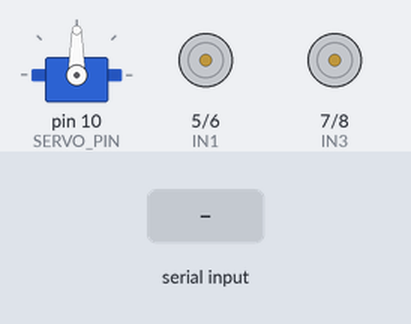
A sketch run on a simulated Arduino Uno, built with avr-gcc and run on an emulated ATmega328P. Parts: servo, motor-driver pin pairs drawn as motors (green arrow = first pin HIGH = forward, orange = second pin HIGH = backward, longer = more drive, scaled by the enable pin). The inputs (shaded band) are chosen by the test bench.

Above: at 1.7 s.
1.8 s: "F" received over Serial
At 3.0 s:
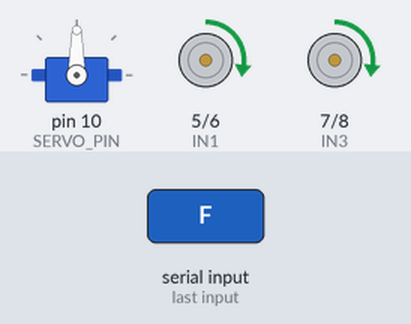
3.3 s: "B" received over Serial
At 4.2 s:
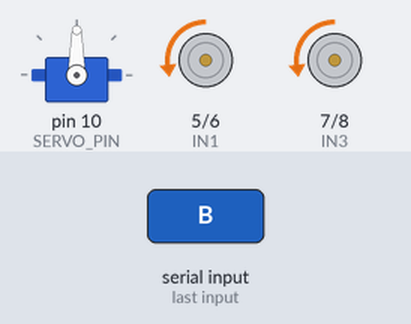
4.8 s: "L" received over Serial
At 5.3 s:
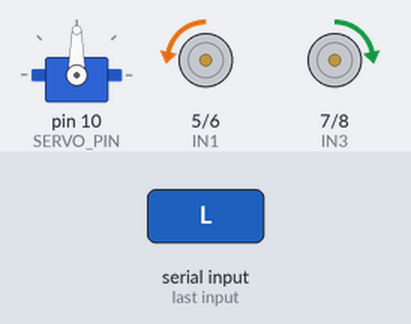
6.3 s: "R" received over Serial
At 7.5 s:
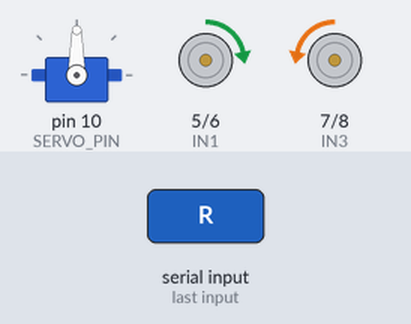
7.8 s: "V" received over Serial
At 8.8 s:
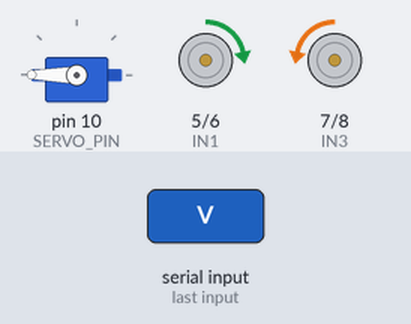
9.3 s: "S" received over Serial
At 9.9 s:
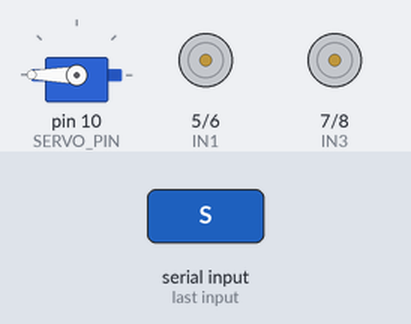
Timing chart, 0 to 11.8 s (numbered marks = the images above; inputs shaded):
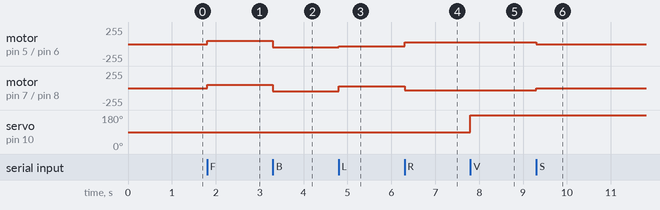

Measured:
- after the input at 1.8 s, motor on pin 5 (IN1) / pin 6 (IN2), motor on pin 7 (IN3) / pin 8 (IN4): stopped → forward 50/255 at once
- after the input at 3.3 s, motor on pin 5 (IN1) / pin 6 (IN2), motor on pin 7 (IN3) / pin 8 (IN4): forward 50/255 → backward 50/255 at once
- after the input at 4.8 s, motor on pin 5 (IN1) / pin 6 (IN2): backward 50/255 → backward 30/255 at once; motor on pin 7 (IN3) / pin 8 (IN4): backward 50/255 → forward 30/255 at once
- after the input at 6.3 s, motor on pin 5 (IN1) / pin 6 (IN2): backward 30/255 → forward 30/255 at once; motor on pin 7 (IN3) / pin 8 (IN4): forward 30/255 → backward 30/255 at once
- after the input at 7.8 s, servo on pin 10 (SERVO_PIN): 90° → 180° at once
- after the input at 9.3 s, motor on pin 5 (IN1) / pin 6 (IN2): forward 30/255 → stopped at once; motor on pin 7 (IN3) / pin 8 (IN4): backward 30/255 → stopped at once

The sketch:

sketch_dec19a.ino
```cpp
#include <Servo.h>  // Include the Servo library

// Pin definitions
#define ENA 3    // Speed control for Motor A
#define ENB 9    // Speed control for Motor B
#define IN1 5    // Motor A - Input 1
#define IN2 6    // Motor A - Input 2
#define IN3 7    // Motor B - Input 3
#define IN4 8    // Motor B - Input 4
#define SERVO_PIN 10 // Pin for the Servo

char command; // Variable to store Bluetooth commands
Servo sideViewServo; // Create a Servo object for side view control

void setup() {
    // Initialize motor pins as outputs
    pinMode(ENA, OUTPUT);
    pinMode(ENB, OUTPUT);
    pinMode(IN1, OUTPUT);
    pinMode(IN2, OUTPUT);
    pinMode(IN3, OUTPUT);
    pinMode(IN4, OUTPUT);

    // Initialize serial communication for Bluetooth
    Serial.begin(9600);

    // Initialize the servo
    sideViewServo.attach(SERVO_PIN); // Attach the servo to the specified pin

    // Set initial position of the servo to 90 degrees (center position)
    sideViewServo.write(90);  // Servo set to 90 degrees at the start
    delay(500); // Wait for the servo to reach the initial position
}

void loop() {
    // Check for Bluetooth commands
    if (Serial.available()) {
        command = Serial.read(); // Read the command from the Bluetooth module

        // Handle Forward command
        if (command == 'F') {
            forward(); // Start moving forward
        }
        // Handle other commands
        else {
            switch (command) {
                case 'B': // Backward
                    backward();
                    break;
                case 'L': // Left
                    left();
                    break;
                case 'R': // Right
                    right();
                    break;
                case 'S': // Stop
                    stopMotors();
                    break;
                case 'V': // Side view control (move to 180 degrees right)
                    controlSideView(180); // Move the servo to 180 degrees
                    break;
                case 'W': // Side view control (move to 0 degrees left)
                    controlSideView(0); // Move the servo to 0 degrees
                    break;
                default:
                    // Do nothing for unknown commands
                    break;
            }
        }
    }
}

// Function to move forward
void forward() {
    analogWrite(ENA, 50); // Full speed
    analogWrite(ENB, 50); // Full speed
    digitalWrite(IN1, HIGH);   // Motor A forward
    digitalWrite(IN2, LOW);    // Motor A forward
    digitalWrite(IN3, HIGH);   // Motor B forward
    digitalWrite(IN4, LOW);    // Motor B forward
}

// Function to move backward
void backward() {
    analogWrite(ENA, 50); // Increase speed for testing
    analogWrite(ENB, 50); // Increase speed for testing
    digitalWrite(IN1, LOW);    // Motor A backward
    digitalWrite(IN2, HIGH);   // Motor A backward
    digitalWrite(IN3, LOW);    // Motor B backward
    digitalWrite(IN4, HIGH);   // Motor B backward
}

// Function to turn left
void left() {
    analogWrite(ENA, 30); // Adjust speed for turning
    analogWrite(ENB, 30);
    digitalWrite(IN1, LOW);    // Motor A left
    digitalWrite(IN2, HIGH);   // Motor A left
    digitalWrite(IN3, HIGH);   // Motor B left
    digitalWrite(IN4, LOW);    // Motor B left
}

// Function to turn right
void right() {
    analogWrite(ENA, 30);
    analogWrite(ENB, 30);
    digitalWrite(IN1, HIGH);   // Motor A right
    digitalWrite(IN2, LOW);    // Motor A right
    digitalWrite(IN3, LOW);    // Motor B right
    digitalWrite(IN4, HIGH);   // Motor B right
}

// Function to stop the motors
void stopMotors() {
    analogWrite(ENA, 0);
    analogWrite(ENB, 0);
    digitalWrite(IN1, LOW);
    digitalWrite(IN2, LOW);
    digitalWrite(IN3, LOW);
    digitalWrite(IN4, LOW);
}

// Function to control the side view servo
void controlSideView(int position) {
    sideViewServo.write(position); // Move the servo to the specified position
    delay(500); // Wait for the servo to reach the position
}
```
